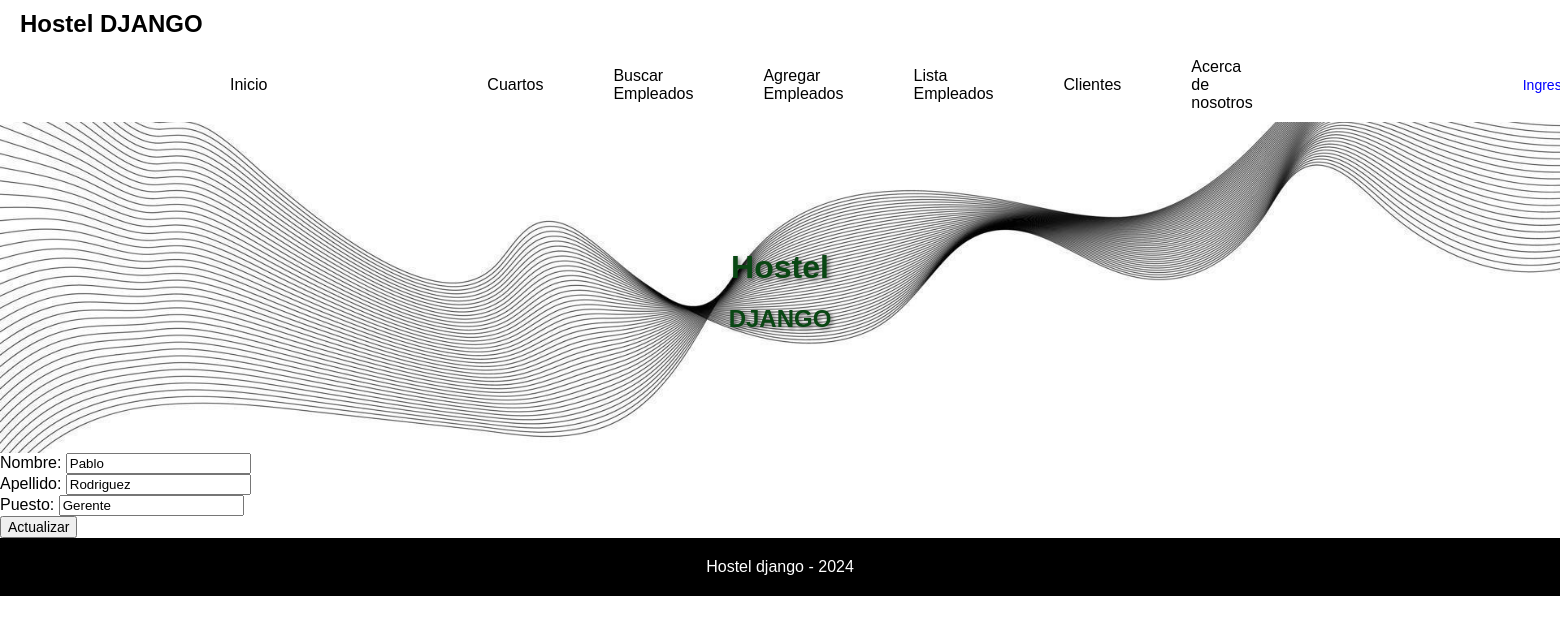
The page /appHostel/editarEmpleado/1 on the database its author committed.
### appHostel/models.py (models this page shows, shortened)
class Empleado(models.Model):
    nombre = models.CharField(max_length=20)
    apellido = models.CharField(max_length=20)
    puesto = models.CharField(max_length=30)

### appHostel/views.py (the view)
# urls.py: path("editarEmpleado/<int:id>", empleadoEditado, name="editarEmpleado"),
def empleadoEditado(req,id):
    if req.method == "POST":
        miFormulario = Empleadoformulario(req.POST)
        if miFormulario.is_valid():
            informacion = miFormulario.cleaned_data
            empleado = Empleado.objects.get(id = id)
            empleado.nombre = informacion["nombre"]
            empleado.apellido = informacion["apellido"]
            empleado.puesto = informacion["puesto"]
            empleado.save()
            return render (req,"inicio.html",{"mensaje":"Empleado actualizado con exito"})
        else:
            return render (req,"inicio.html",{"mensaje":"Datos invalidos"})
    else:
        empleado = Empleado.objects.get(id = id)
        miFormulario = Empleadoformulario(initial={
          "nombre": empleado.nombre,
          "apellido": empleado.apellido,
          "puesto": empleado.puesto,
        })
        return render(req,"editarEmpleado.html",{"miFormulario": miFormulario, "id":  empleado.id})

### appHostel/forms.py
class Empleadoformulario(forms.Form):
    nombre = forms.CharField()
    apellido = forms.CharField()
    puesto = forms.CharField()

### appHostel/templates/editarEmpleado.html (shortened to what this page needs)
{% extends 'padre.html' %}
{% block cambiaContenido %}
        <div>
            <form action="{% url 'editarEmpleado' id  %}" method="post">
                {{ miFormulario.as_p }}
                <button type="submit">Actualizar</button>
            </form>
        </div>
{% endblock cambiaContenido %}

### appHostel/static/css/styles.css (style rules this page uses)
html { scroll-behavior: smooth; }
body { font-family: Arial, sans-serif; margin: 0; padding: 0; box-sizing: border-box; }

### appHostel/static/css/mis_estilos.css (style rules this page uses)
p { margin: 0; font-size: 16px; }
button { font-size: 14px; }

### rows shown on the page
Empleado: nombre "Pablo", apellido "Rodriguez", puesto "Gerente"
